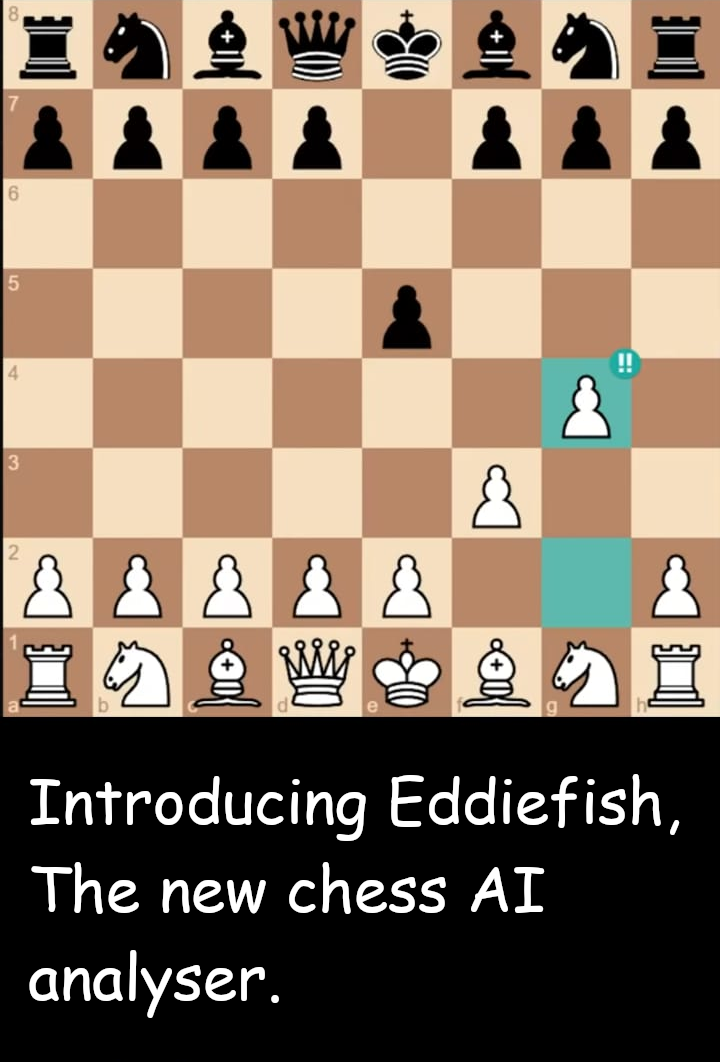
#> input picture daft16.png, 720 x 1062 px
$ python -i boardModule2.py   (imports and definitions only)
#> lines starting #> are read from the running program, lines starting #| are printed output that depends on the picture; after the words box and inside, x2 and y2 are one past the last pixel; in counts of white or black regions, pixels touching at a corner belong together
#there are better ways to do this
#basically this works by looking for lines on the image and selecting the lines closest to
# the edge of the image, these are extrapolated to approximate where the corners are.
# Planing to significantly improve this
import numpy as np
import cv2
#cap = cv2.VideoCapture(0)

def get_src(image):
    mask = np.zeros(image.shape[:2], np.uint8)
    backgroundModel = np.zeros((1, 65), np.float64)
    foregroundModel = np.zeros((1, 65), np.float64)

    rectangle = (1,1,638,478)

    cv2.grabCut(image, mask, rectangle,
                backgroundModel, foregroundModel,
                3, cv2.GC_INIT_WITH_RECT)

    mask2 = np.where((mask == 2)|(mask == 0), 0, 1).astype('uint8')
    image_segmented = image * mask2[:, :, np.newaxis]

    # Assume `image_segmented` already exists from grabCut
    gray = cv2.cvtColor(image_segmented, cv2.COLOR_BGR2GRAY)
    edges = cv2.Canny(gray, 50, 150, apertureSize=3)

    # Detect straight lines using Hough Transform
    lines = cv2.HoughLinesP(edges, 1, np.pi/180, threshold=100, minLineLength=15, maxLineGap=10)

    line_img = image_segmented.copy()

    # Check if any lines were found
    for line in lines:
        x1, y1, x2, y2 = line[0]  # unpack the endpoints
        cv2.line(line_img, (x1, y1), (x2, y2), (0, 255, 0), 2)

    cv2.imshow("Hough Lines", line_img)

    left_horizontal = []
    top_vertical = []
    right_horizontal = []
    bottom_vertical = []
    hw = 300
    hh = 200
    for line in lines:
        x1, y1, x2, y2 = line[0]
        if abs(y1 - y2)/max(0.001,abs(x1 - x2)) < 0.5:  # horizontal line
            if x1 < hw or x2 < hw:
                left_horizontal.append(line[0])
            if x1 > hw or x2 > hw:
                right_horizontal.append(line[0])
        elif abs(y1 - y2)/max(0.001,abs(x1 - x2)) > 2:  # vertical line
            if y1 < hh or y2 < hh:
                bottom_vertical.append(line[0])
            if y1 > hh or y2 > hh:
                top_vertical.append(line[0])

    # Sort lines
    left_horizontal = sorted(left_horizontal, key=lambda l: l[1])
    top_vertical = sorted(top_vertical, key=lambda l: l[0])
    right_horizontal = sorted(right_horizontal, key=lambda l: l[1])
    bottom_vertical = sorted(bottom_vertical, key=lambda l: l[0])

    # Corners from intersections of grid extremes
    tl = line_intersection(left_horizontal[0], top_vertical[0])
    tr = line_intersection(right_horizontal[0], top_vertical[-1])
    bl = line_intersection(left_horizontal[-1], bottom_vertical[0])
    br = line_intersection(right_horizontal[-1], bottom_vertical[-1])

    corners = [tl, tr, br, bl]
    if any(c is None for c in corners):
        raise ValueError("Failed to detect all corners")

    src = np.array(corners, dtype='float32')
    return src

def get_average_src(img, cap):

    ret, img = cap.read()
    srcs = []
    for i in range(5):
        srcs.append(get_src(img))


    q =  0
    s = [[max([sublist[0][0] for sublist in srcs])-q,max([sublist[0][1] for sublist in srcs])-20],
         [min([sublist[1][0] for sublist in srcs])+q,max([sublist[1][1] for sublist in srcs])-20],
         [min([sublist[2][0] for sublist in srcs])+q,min([sublist[2][1] for sublist in srcs])+q],
         [max([sublist[3][0] for sublist in srcs])-q,min([sublist[3][1] for sublist in srcs])+q]]

    src = np.array(s)
    return src

def get_board(img,src):
    z = 50
   # src = srcs[0]#[max(a),max(b)],
    #src = get_average_src(img)
    dst = np.array([[0,0],[800,0],[800,800+z],[0,800+z]], dtype='float32')

    matrix = cv2.getPerspectiveTransform(src, dst)
   # print(src)
    warped = cv2.warpPerspective(img, matrix, (800,800+z))
    return warped


# Get intersections
def line_intersection(h, v):
    x1, y1, x2, y2 = h
    x3, y3, x4, y4 = v
    A = np.array([[x2 - x1, x3 - x4],
                  [y2 - y1, y3 - y4]], dtype=float)
    b = np.array([x3 - x1, y3 - y1], dtype=float)
    if np.linalg.det(A) == 0:
        return None
    t = np.linalg.solve(A, b)
    px = x1 + t[0] * (x2 - x1)
    py = y1 + t[0] * (y2 - y1)
    return [int(px), int(py)]

>>> import cv2
>>> picture = cv2.imread('daft16.png')
#> picture is the input picture: shape (1062, 720, 3); mean B, G, R 100.5, 118.1, 136.4
>>> result = get_src(picture)
#> in get_src, `image_segmented = image * mask2[:, :, np.newaxis]`:
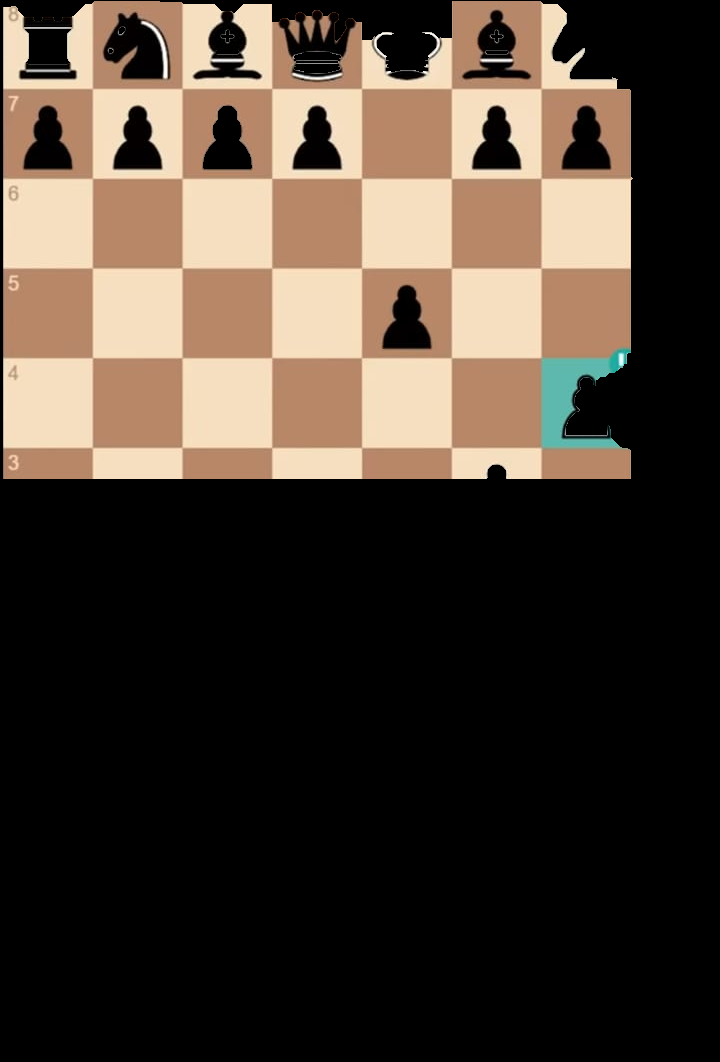
#> image_segmented: shape (1062, 720, 3); mean B, G, R 49.4, 59.7, 71
#> in get_src, `gray = cv2.cvtColor(image_segmented, cv2.COLOR_BGR2GRAY)`:
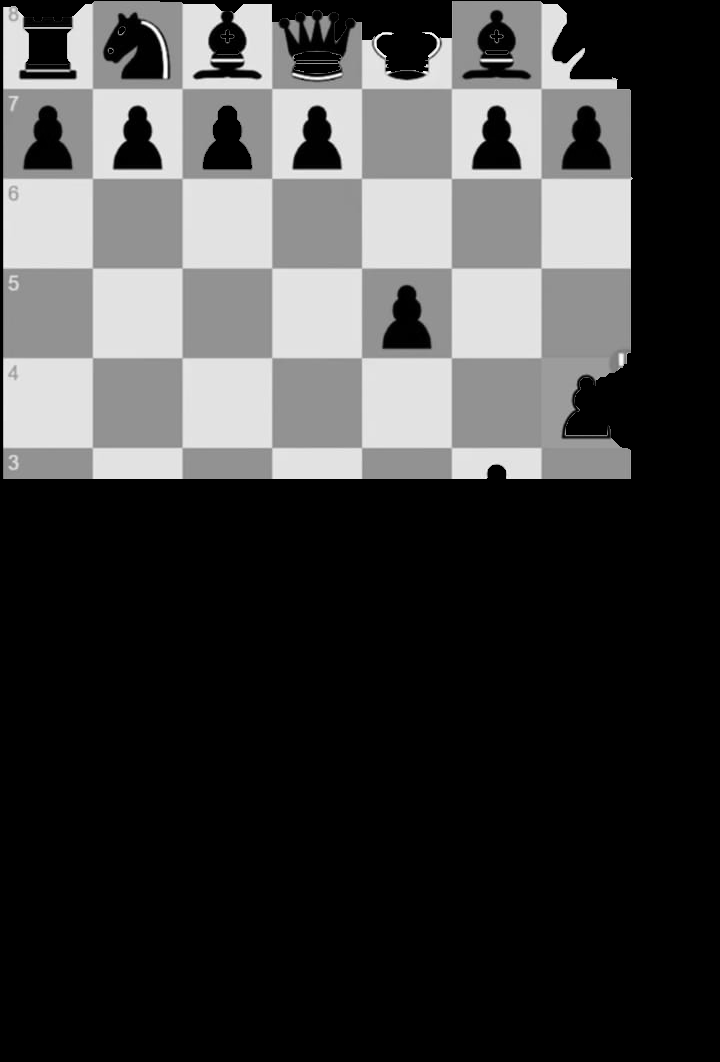
#> gray: shape (1062, 720); min 0, max 255, mean 61.9
#> in get_src, `edges = cv2.Canny(gray, 50, 150, apertureSize=3)`:
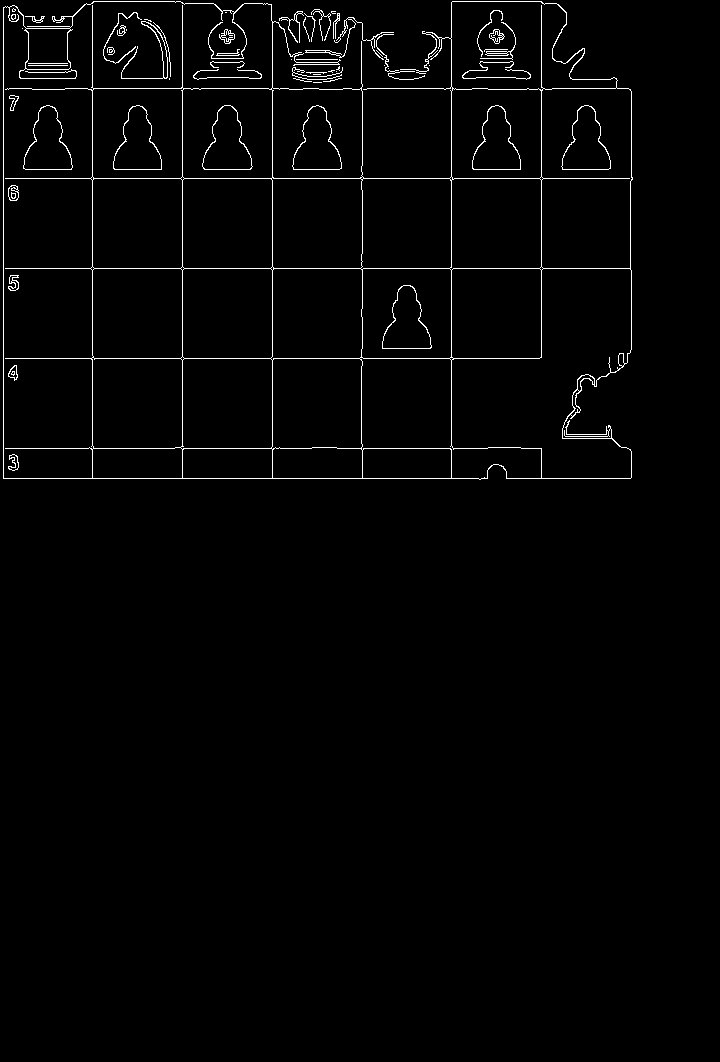
#> edges: shape (1062, 720); 1.8% white in thin lines or dots, all inside (x1, y1, x2, y2) = (3, 1, 633, 480)
#> in get_src, `lines = cv2.HoughLinesP(edges, 1, np.pi/180, threshold=100, minLineLen..`: lines = 30 rows, first 6: [3, 478, 487, 478], [3, 178, 632, 178], [3, 268, 630, 268], [3, 358, 539, 358], [92, 477, 92, 2], [272, 477, 272, 21]
#> the loop in get_src, `for line in lines:` made 30 passes
#> (x1, y1, x2, y2) on passes 1 to 12: (3, 478, 487, 478), (3, 178, 632, 178), (3, 268, 630, 268), (3, 358, 539, 358), (92, 477, 92, 2), (272, 477, 272, 21), (182, 477, 182, 2), (65, 88, 288, 88), (451, 477, 451, 2), (3, 477, 3, 7), (337, 448, 487, 448), (541, 357, 541, 1)
#> after the loop in get_src, `for line in lines:`:
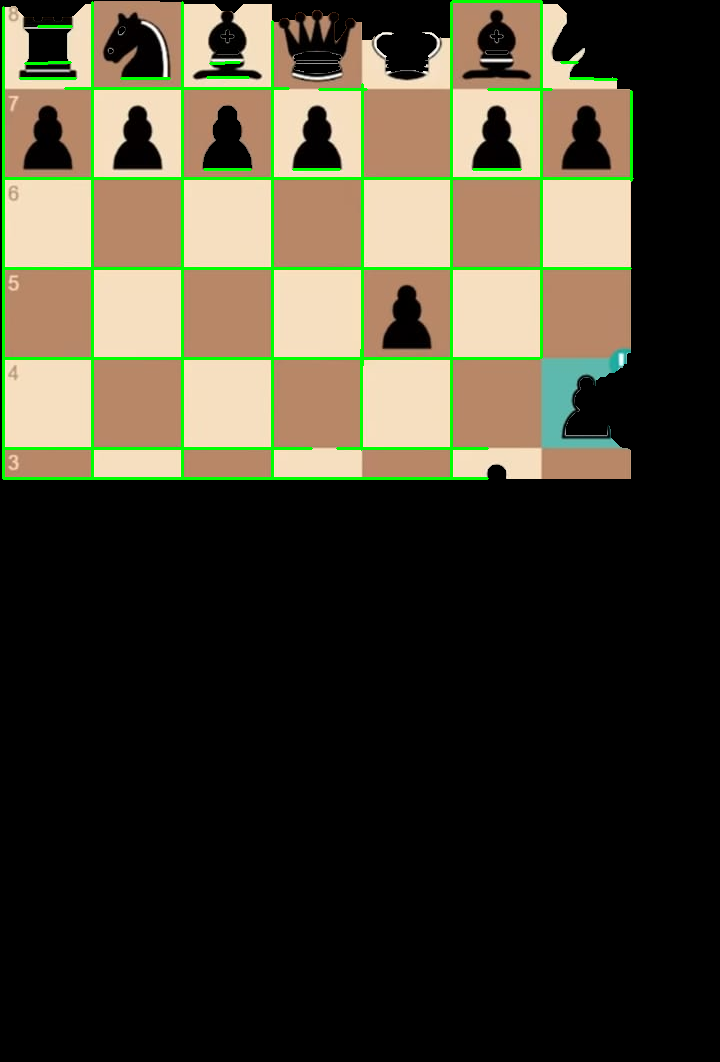
#> line_img: shape (1062, 720, 3); 2.64% of pixels changed, all inside (x1, y1, x2, y2) = (2, 0, 634, 480)
#> after the loop in get_src, `for line in lines:`: bottom_vertical = [[92, 477, 92, 2], [272, 477, 272, 21], [182, 477, 182, 2], [451, 477, 451, 2], [3, 477, 3, 7], [541, 357, 541, 1], [362, 365, 362, 84], [631, 180, 631, 91]]; left_horizontal = 14 items, first 6: [3, 478, 487, 478], [3, 178, 632, 178], [3, 268, 630, 268], [3, 358, 539, 358], [65, 88, 288, 88], [293, 169, 339, 169]; right_horizontal = [[3, 478, 487, 478], [3, 178, 632, 178], [3, 268, 630, 268], [3, 358, 539, 358], [337, 448, 487, 448], [293, 169, 339, 169], [319, 89, 366, 89], [452, 1, 540, 1], [473, 169, 520, 169], [5, 448, 311, 448], [488, 89, 551, 89], [570, 78, 616, 79], [561, 62, 577, 62]]; top_vertical = [[92, 477, 92, 2], [272, 477, 272, 21], [182, 477, 182, 2], [451, 477, 451, 2], [3, 477, 3, 7], [541, 357, 541, 1], [362, 365, 362, 84], [361, 449, 361, 349]]
#> in get_src, `left_horizontal = sorted(left_horizontal, key=lambda l: l[1])`: left_horizontal = 14 items, first 6: [38, 26, 71, 26], [210, 63, 239, 62], [25, 63, 70, 62], [207, 77, 248, 77], [121, 78, 169, 78], [20, 78, 75, 78]
#> in get_src, `top_vertical = sorted(top_vertical, key=lambda l: l[0])`: top_vertical = [[3, 477, 3, 7], [92, 477, 92, 2], [182, 477, 182, 2], [272, 477, 272, 21], [361, 449, 361, 349], [362, 365, 362, 84], [451, 477, 451, 2], [541, 357, 541, 1]]
#> in get_src, `right_horizontal = sorted(right_horizontal, key=lambda l: l[1])`: right_horizontal = [[452, 1, 540, 1], [561, 62, 577, 62], [570, 78, 616, 79], [319, 89, 366, 89], [488, 89, 551, 89], [293, 169, 339, 169], [473, 169, 520, 169], [3, 178, 632, 178], [3, 268, 630, 268], [3, 358, 539, 358], [337, 448, 487, 448], [5, 448, 311, 448], [3, 478, 487, 478]]
#> in get_src, `bottom_vertical = sorted(bottom_vertical, key=lambda l: l[0])`: bottom_vertical = [[3, 477, 3, 7], [92, 477, 92, 2], [182, 477, 182, 2], [272, 477, 272, 21], [362, 365, 362, 84], [451, 477, 451, 2], [541, 357, 541, 1], [631, 180, 631, 91]]
#> in line_intersection, `x1, y1, x2, y2 = h`: x1 = 38; y1 = 26; x2 = 71; y2 = 26
#> in line_intersection, `x3, y3, x4, y4 = v`: x3 = 3; y3 = 477; x4 = 3; y4 = 7
#> in line_intersection, `A = np.array([[x2 - x1, x3 - x4], [y2 - y1, y3 - y4]], dtype=float)`: A = [[33, 0], [0, 470]]
#> in line_intersection, `b = np.array([x3 - x1, y3 - y1], dtype=float)`: b = [-35, 451]
#> in line_intersection, `t = np.linalg.solve(A, b)`: t = [-1.06, 0.96]
#> in line_intersection, `px = x1 + t[0] * (x2 - x1)`: px = 3
#> in line_intersection, `py = y1 + t[0] * (y2 - y1)`: py = 26
#> in get_src, `tl = line_intersection(left_horizontal[0], top_vertical[0])`: tl = [3, 26]
#> in get_src, `tr = line_intersection(right_horizontal[0], top_vertical[-1])`: tr = [541, 1]
#> in get_src, `bl = line_intersection(left_horizontal[-1], bottom_vertical[0])`: bl = [3, 478]
#> in get_src, `br = line_intersection(right_horizontal[-1], bottom_vertical[-1])`: br = [631, 478]
#> in get_src, `corners = [tl, tr, br, bl]`: corners = [[3, 26], [541, 1], [631, 478], [3, 478]]
#> result = [[3, 26], [541, 1], [631, 478], [3, 478]]
